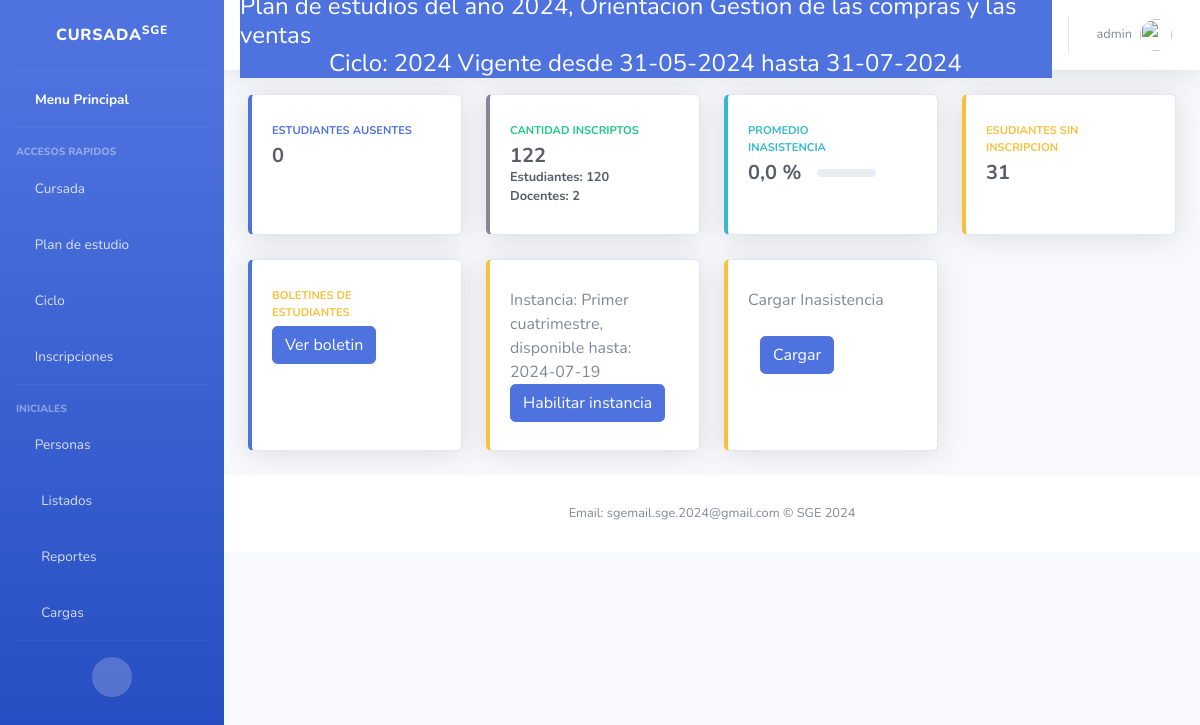
The page /Clases/clases/menu (signed in) on the database its author committed.
### Core/models.py (models this page shows, shortened)
class Ciclo (models.Model):
    anioCalendario = models.CharField(
        help_text="Ej: 2024",
        max_length=4,
        unique= True)
    fechaInicio = models.DateField(help_text="Ej: 16/02/2024",
                                   default=now)
    plan = models.ForeignKey(PlanDeEstudios, blank=False, on_delete=models.CASCADE)
    fechaFin = models.DateField(help_text="Ej: 28/11/2024",)
    esActual = models.BooleanField(
        default= True
    )
    def __str__(self):
        return "{0} Vigente desde {1} hasta {2}".format(self.anioCalendario,self.fechaInicio.strftime("%d-%m-%Y"), self.fechaFin.strftime("%d-%m-%Y"))

class Instancia(models.Model):
    ciclo = models.ForeignKey(Ciclo, on_delete=models.CASCADE)
    nombre = models.CharField(help_text="Ej: Nota Final"
                              ,max_length= 50)
    disponible = models.BooleanField(default = False)
    fecha_inicio = models.DateField(help_text="Ej: 16/02/2024",
                                   default=now)
    fecha_fin = models.DateField(help_text="Ej: 16/02/2024")
    def __str__(self):
        return "Instancia: {0}, disponible hasta: {1}".format(self.nombre, self.fecha_fin)

### Clases/views.py (the view)
@login_required
def menuCursada(request):
    fecha_str = str(timezone.now())
    print(fecha_str)
    instanciaDisponible = Instancia.objects.filter(ciclo = request.ciclo,disponible = True)
    fecha_iso = fecha_str.split(" ")[0]  # Obtiene solo la parte de la fecha (AAAA-MM-DD)
    fecha_hoy = datetime.fromisoformat(fecha_iso)
    ciclo = request.ciclo
    inscriptos = Inscripcion.objects.filter(ciclo = ciclo)
    cantInscriptos = inscriptos.count()
    cantDocInsciptos = InscripcionDocente.objects.filter(ciclo = ciclo).count()
    estudiantes_sin_inscripcion = Estudiante.objects.exclude(inscripcion__ciclo=ciclo).count()
    inasistencias_hoy = Inasistencias.objects.filter(dia = fecha_hoy).count()
    if cantInscriptos == 0:
        porcentaje = 0
    else:
        porcentaje = round((inasistencias_hoy / cantInscriptos)*100 ,2)
    print("ACAAAAAAAAA INASISTENCIAS",inasistencias_hoy)
    return render(request, 'Cursada/menuCursada.html',{
        'ciclo ': ciclo,
        'cantInscriptos' : cantInscriptos,
        'cantDocInscriptos' : cantDocInsciptos,
        'total' : cantInscriptos + cantDocInsciptos,
        'sinInscripcion' : estudiantes_sin_inscripcion,
        'inasistencias' : inasistencias_hoy,
        'instanciaDisponible' : instanciaDisponible,
        'porcentaje': porcentaje
    })

### Core/models.py (called while the page is built)
    def __str__(self):
        return "Plan de estudios del año {0}, Orientacion {1}".format(self.anio, self.orientacion)

### Clases/templates/Cursada/menuCursada.html (shortened to what this page needs)
{% extends 'index.html' %}
{% block content %}
<div class="row">
  <div class="col-xl-3 col-md-6 mb-4">
      <div class="card border-left-primary shadow h-100 py-2">
          <div class="card-body">
              <div class="row no-gutters align-items-center">
                  <div class="col mr-2">
                      <div class="text-xs font-weight-bold text-primary text-uppercase mb-1">
                          estudiantes ausentes</div>
                      <div class="h5 mb-0 font-weight-bold text-gray-800">{{ inasistencias }}</div>
                  </div>
                  <div class="col-auto">
                      <i class="fas fa-user-times"></i>
                  </div>
              </div>
          </div>
      </div>
  </div>
  <div class="col-xl-3 col-md-6 mb-4">
      <div class="card border-left-secondary shadow h-100 py-2">
          <div class="card-body">
              <div class="row no-gutters align-items-center">
                  <div class="col mr-2">
                      <div class="text-xs font-weight-bold text-success text-uppercase mb-1">
                          Cantidad inscriptos</div>
                      <div class="h5 mb-0 font-weight-bold text-gray-800">{{ total }}</div>
                      <div class="small mb-0 font-weight-bold text-gray-800">Estudiantes: {{ cantInscriptos }}</div>
                      <div class="small mb-0 font-weight-bold text-gray-800">Docentes: {{ cantDocInscriptos }}</div>
                  </div>
                  <div class="col-auto">
                      <i class="fas fa-dollar-sign fa-2x text-gray-300"></i>
                  </div>
              </div>
          </div>
      </div>
  </div>
  <div class="col-xl-3 col-md-6 mb-4">
      <div class="card border-left-info shadow h-100 py-2">
          <div class="card-body">
              <div class="row no-gutters align-items-center">
                  <div class="col mr-2">
                      <div class="text-xs font-weight-bold text-info text-uppercase mb-1">Promedio inasistencia
                      </div>
                      <div class="row no-gutters align-items-center">
                          <div class="col-auto">
                              <div class="h5 mb-0 mr-3 font-weight-bold text-gray-800">{{porcentaje}} % </div>
                          </div>
                          <div class="col">
                              <div class="progress progress-sm mr-2">
                              </div>
                          </div>
                      </div>
                  </div>
                  <div class="col-auto">
                      <i class="fas fa-clipboard-list fa-2x text-gray-300"></i>
                  </div>
              </div>
          </div>
      </div>
  </div>
  <div class="col-xl-3 col-md-6 mb-4">
      <div class="card border-left-warning shadow h-100 py-2">
          <div class="card-body">
              <div class="row no-gutters align-items-center">
                  <div class="col mr-2">
                      <div class="text-xs font-weight-bold text-warning text-uppercase mb-1">
                          Esudiantes sin inscripcion</div>
                      <div class="h5 mb-0 font-weight-bold text-gray-800">{{ sinInscripcion }}</div>
                  </div>
                  <div class="col-auto">
                      <i class="fas fa-comments fa-2x text-gray-300"></i>
                  </div>
              </div>
          </div>
      </div>
  </div>
    <div class="col-xl-3 col-md-6 mb-4">
        <div class="card border-left-primary shadow h-100 py-2">
            <div class="card-body">
                <div class="row no-gutters align-items-center">
                    <div class="col mr-2">
                        <div class="text-xs font-weight-bold text-warning text-uppercase mb-1">
                            Boletines de Estudiantes</div>
                        <div class="h5 mb-0 font-weight-bold text-gray-800">
                            <a href="/Clases/verBoletines">
                                <button class="btn btn-primary">
                                    Ver boletin
                                </button>
                            </a>
                        </div>
                    </div>
                    <div class="col-auto">
                        <i class="fas fa-comments fa-2x text-gray-300"></i>
                    </div>
                </div>
            </div>
        </div>
    </div>
  <div class="col-xl-3 col-md-6 mb-4">
    <div class="card border-left-warning shadow h-100 py-2">
        <div class="card-body">
            <div class="row no-gutters align-items-center">
                <div class="col mr-2">
                    {% for instancia in instanciaDisponible %}
                    {{instancia}}
                    <br>
                    {% endfor %}
                    <a href="/Clases/verInstancias">
                        <button class="btn btn-primary"> Habilitar instancia</button>
                    </a>
                </div>
            </div>
        </div>
    </div>
  </div>
  <div class="col-xl-3 col-md-9 mb-4">
    <div class="card border-left-warning shadow h-100 py-2">
        <div class="card-body">
            <div class="row no-gutters align-items-center">
                <div class="col mr-2">
                    Cargar Inasistencia
                </div>
                    <a href="/Core/aniosDePlanActual">
                        <br>
                        <button class="btn btn-primary"> Cargar </button>
                    </a>
            </div>
        </div>
    </div>
  </div>
</div>
</div>
{% endblock %}

### principal/templates/index.html (shortened to what this page needs)
<!DOCTYPE html>
<html lang="en">
<head>
    <link href="https://cdn.jsdelivr.net/npm/bootstrap@5.2.3/dist/css/bootstrap.min.css" rel="stylesheet">
    <link href= "{% static 'vendor/fontawesome-free/css/all.min.css' %}" rel="stylesheet" type="text/css">
    <link href="{% static 'css/sb-admin-2.min.css' %}" rel="stylesheet">
    {% load bootstrap5 %}
</head>
{% block sidebar %}
<body id="page-top">
    <div id="wrapper">
        <ul class="navbar-nav bg-gradient-primary sidebar sidebar-dark accordion" id="accordionSidebar">
            <a class="sidebar-brand d-flex align-items-center justify-content-center" href="/">
                <div class="sidebar-brand-text mx-3">Cursada<sup>SGE</sup></div>
            </a>
            <hr class="sidebar-divider my-0">
            <li class="nav-item active">
                <a class="nav-link" href="/">
                    <i class="fas fa-school "></i>
                    <span>Menu Principal</span></a>
            </li>
            <hr class="sidebar-divider">
            <div class="sidebar-heading">
                Accesos Rapidos
            </div>
            {% if request.hayCicloActivo %}
            <li class="nav-item">
                <a class="nav-link collapsed" href="#" data-toggle="collapse" data-target="#collapseTree"
                    aria-expanded="true" aria-controls="collapseTwo">
                    <i class="far fa-file"></i>
                    <span>Cursada</span>
                </a>
            </li>
            {% endif %}
            <li class="nav-item">
                <a class="nav-link collapsed" href="#" data-toggle="collapse" data-target="#collapseTwo"
                    aria-expanded="true" aria-controls="collapseTwo">
                    <i class="far fa-calendar-alt "></i>
                    <span>Plan de estudio</span>
                </a>
            </li>
            {% if request.hayPlan %}
            <li class="nav-item">
                <a class="nav-link collapsed" href="#" data-toggle="collapse" data-target="#collapseCiclo"
                    aria-expanded="true" aria-controls="collapseTwo">
                    <i class="fas fa-chalkboard-teacher"></i>
                    <span>Ciclo</span>
                </a>
            </li>
            {% endif %}
            {% if request.hayCicloActivo %}
            <li class="nav-item">
                <a class="nav-link collapsed" href="#" data-toggle="collapse" data-target="#collapseUtilities"
                    aria-expanded="true" aria-controls="collapseUtilities">
                    <i class="fas fa-user-check"></i>
                    <span>Inscripciones</span>
                </a>
            </li>
            {% endif %}
            <hr class="sidebar-divider">
            <div class="sidebar-heading">
                Iniciales
            </div>
            <li class="nav-item">
                <a class="nav-link collapsed" href="#" data-toggle="collapse" data-target="#collapsePages"
                    aria-expanded="true" aria-controls="collapsePages">
                    <i class="fas fa-user-graduate fa-folder"></i>
                    <span>Personas</span>
                </a>
            </li>
            <li class="nav-item">
                <a class="nav-link collapsed" href="#" data-toggle="collapse" data-target="#collapseList"
                    aria-expanded="true" aria-controls="collapsePages">
                    <i class="fas fa-fw fa-table"></i>
                    <span>Listados</span>
                </a>
            </li>
            <li class="nav-item">
                <a class="nav-link collapsed" href="#" data-toggle="collapse" data-target="#collapseRep"
                    aria-expanded="true" aria-controls="collapsePages">
                    <i class="fas fa-fw fa-chart-area"></i>
                    <span>Reportes</span>
                </a>
            </li>
            <li class="nav-item">
                <a class="nav-link collapsed" href="#" data-toggle="collapse" data-target="#collapseCargas"
                    aria-expanded="true" aria-controls="collapsePages">
                    <i class="fas fa-fw fa-chart-area"></i>
                    <span>Cargas</span>
                </a>
            </li>
            <hr class="sidebar-divider d-none d-md-block">
            <div class="text-center d-none d-md-inline">
                <button class="rounded-circle border-0" id="sidebarToggle"></button>
            </div>
            {% endblock sidebar %}
        </ul>
        <div id="content-wrapper" class="d-flex flex-column">
            <div id="content">
<nav class="navbar navbar-expand navbar-light bg-white topbar mb-4 static-top shadow">
    <div class="container input-group btn-primary d-flex flex-column">
        {% if request.hayPlan %}
        <h4 class="mb-0">{{request.plan}}</h4>
        {% else %}
        <h4> No hay plan vigente</h4>
        {% endif %}
        {% if request.ciclo %}
        <h4 class="mb-0">Ciclo: {{request.ciclo}}</h4>
        {% else %}
        <h4> No hay ciclo vigente</h4>
        {% endif %}
    </div>
    <ul class="navbar-nav ml-auto">
        <li class="nav-item dropdown no-arrow">
            <a class="nav-link dropdown-toggle" href="#" id="userDropdown" role="button"
                data-toggle="dropdown" aria-haspopup="true" aria-expanded="false">
                <span class="mr-2 d-none d-lg-inline text-gray-600 small">{{ request.user.username }}</span>
                <img class="img-profile rounded-circle" src="{% static 'img/undraw_profile.svg' %}">
            </a>
        </li>
    </ul>
</nav>
                <div class="container-fluid">
                {% block content %}{% endblock content %}
    {% block footer %}
    <footer class="sticky-footer bg-white">
        <div class="container my-auto">
            <div class="copyright text-center my-auto">
                <span>Email: sgemail.sge.2024@gmail.com &copy; SGE 2024</span>
            </div>
        </div>
    </footer>
    {% endblock footer %}
        </div>
</body>
</html>

### rows shown on the page
Ciclo: ciclo "2024 Vigente desde 31-05-2024 hasta 31-07-2024"
Instancia: nombre+fecha_fin "Instancia: Primer cuatrimestre, disponible hasta: 2024-07-19"

### other values the page prints
{{ request.user.username }} "admin"
{{ inasistencias }} "0"
{{ total }} "122"
{{ cantInscriptos }} "120"
{{ cantDocInscriptos }} "2"
{{ porcentaje }} "0,0"
{{ sinInscripcion }} "31"
